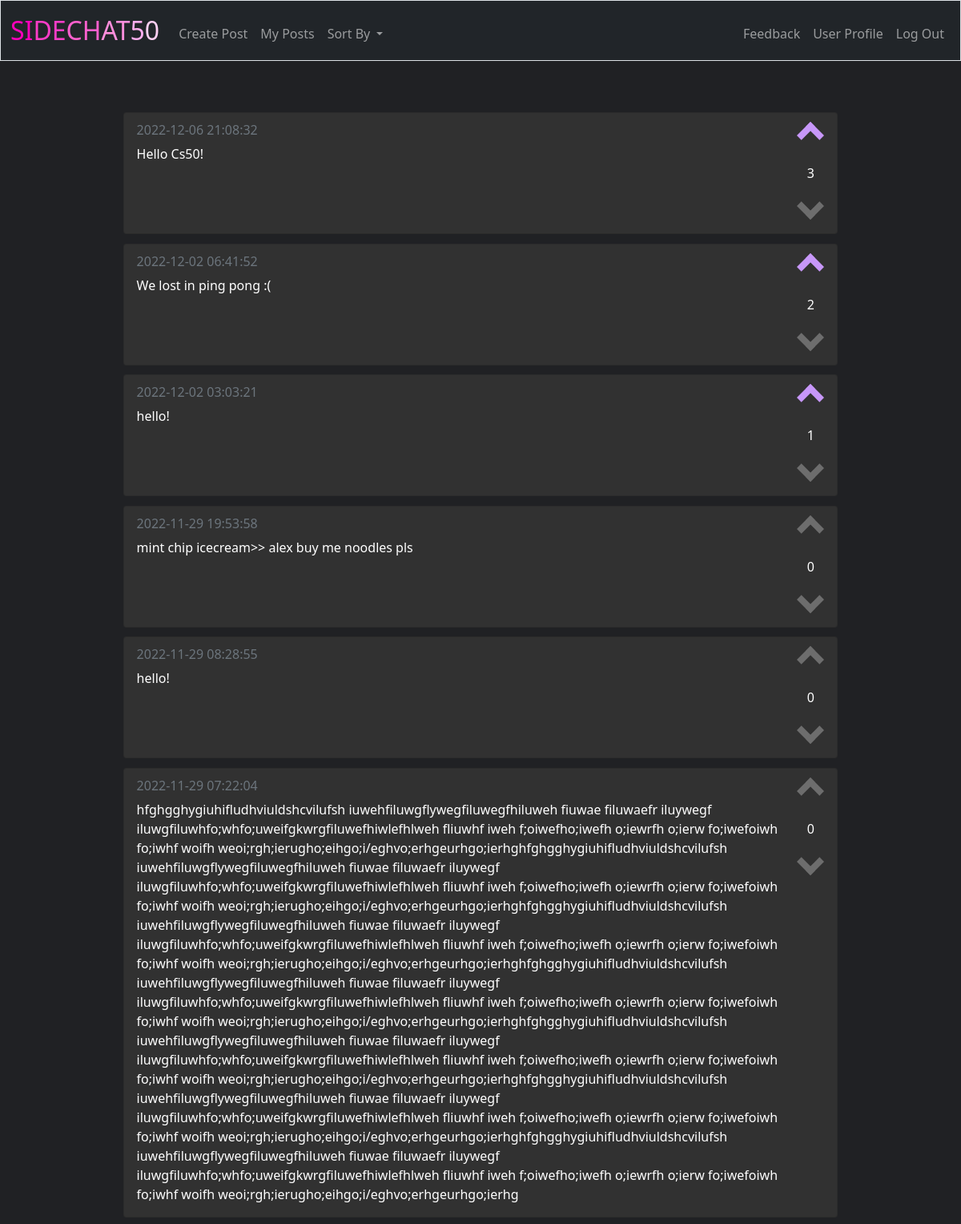
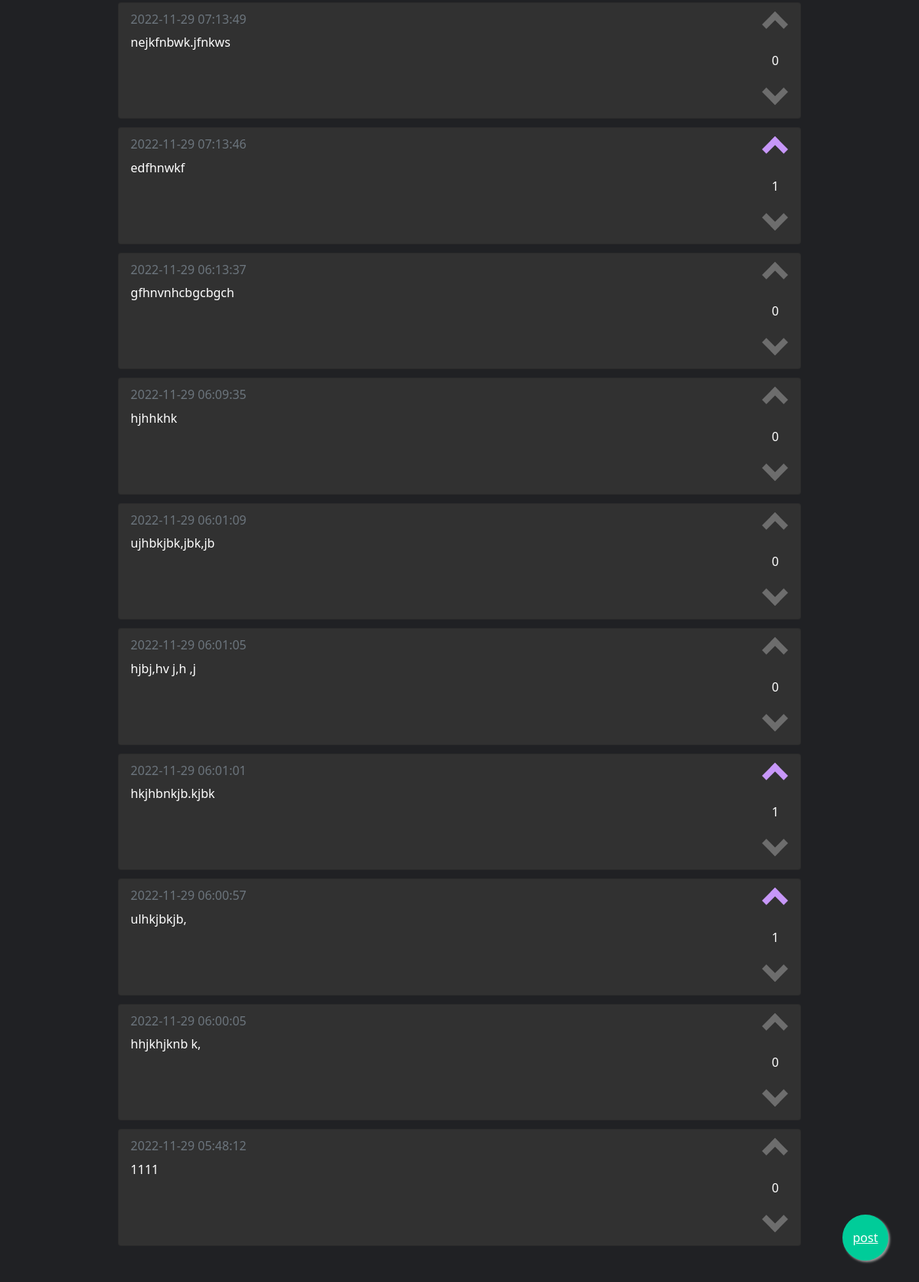
The app's page / (signed in), older data (2 pictures, top to bottom).
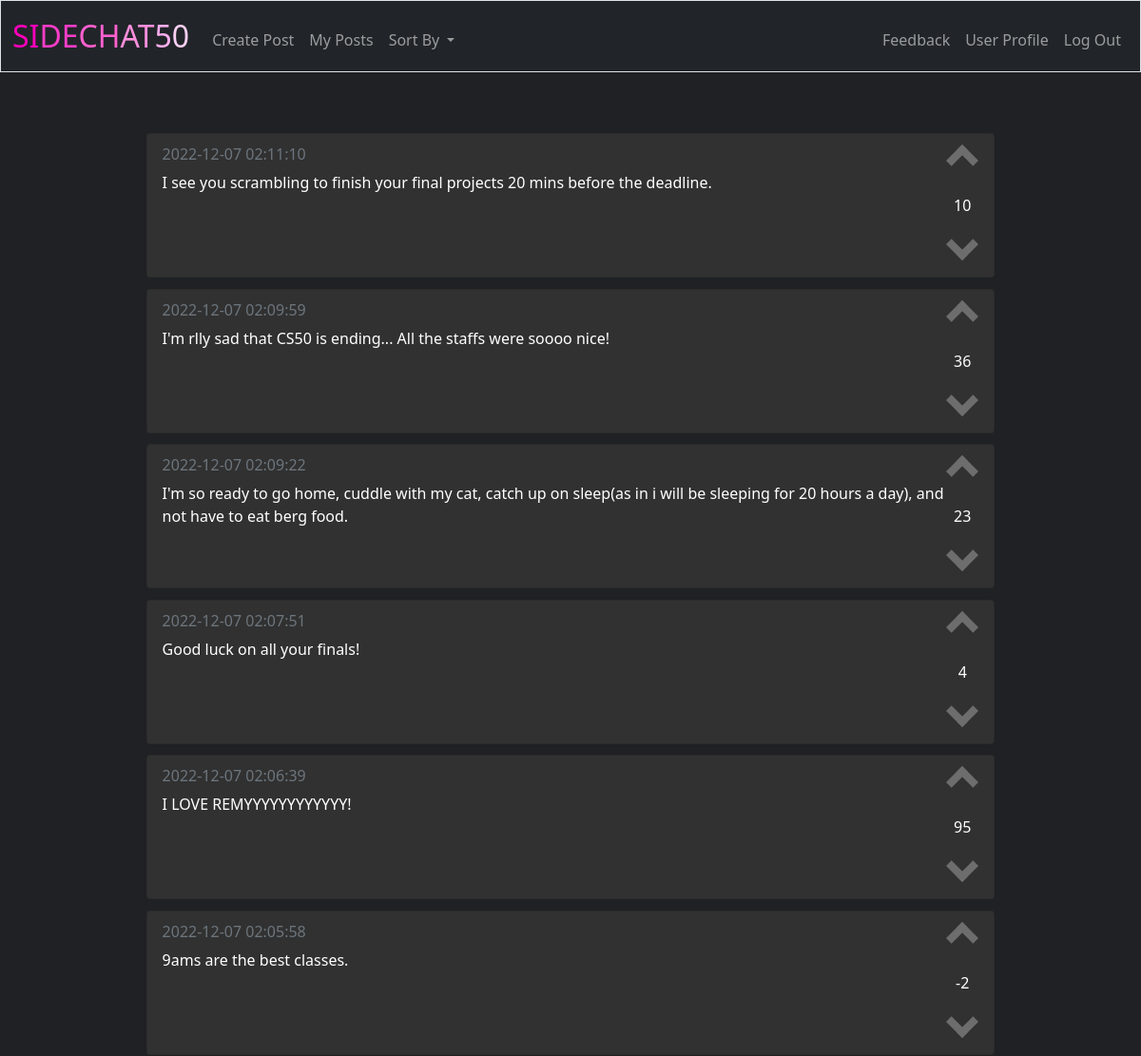
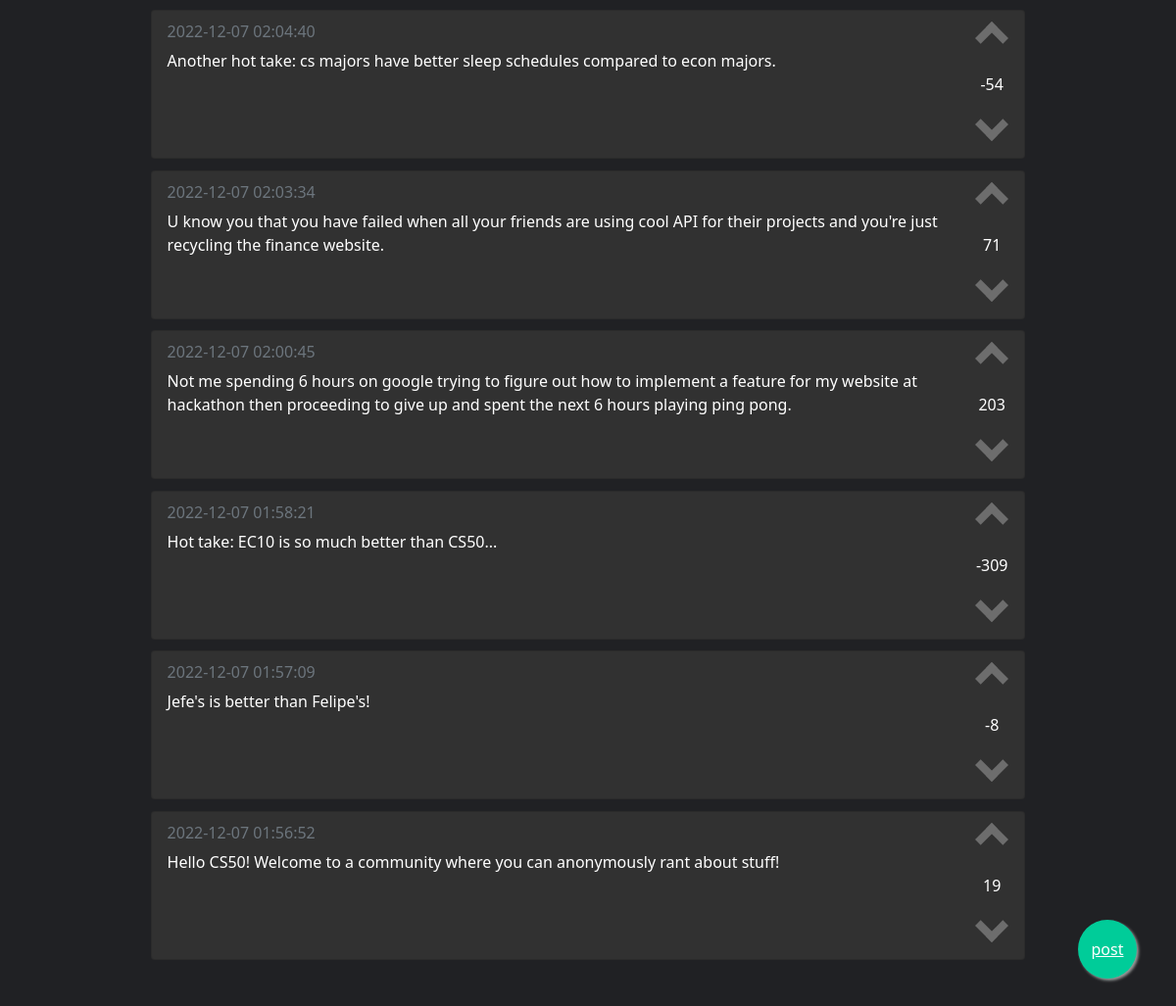
The same page, newer data (2 pictures, top to bottom).
### tables this page shows
CREATE TABLE posts (id INTEGER PRIMARY KEY AUTOINCREMENT NOT NULL, user_id INTEGER NOT NULL, post TEXT NOT NULL, 'time' DATETIME NOT NULL DEFAULT CURRENT_TIMESTAMP, likes INTEGER NOT NULL DEFAULT(0), FOREIGN KEY(user_id) REFERENCES users(id));

### app.py (the view)
@app.route("/")
@login_required
def index():
    id = session["user_id"]
    posts = db.execute("SELECT * FROM posts ORDER BY time DESC")
    liked = db.execute("SELECT post_id FROM liked WHERE user_id = ?", id)
    disliked = db.execute("SELECT post_id FROM disliked WHERE user_id = ?", id)
    likes = []
    dislikes = []
    for post in liked:
        likes.append(post["post_id"])
    for post in disliked:
        dislikes.append(post["post_id"])
    return render_template("index.html", posts=posts, likes=likes, dislikes=dislikes)

### app.py (called while the page is built)
@app.after_request
def after_request(response):
    response.headers["Cache-Control"] = "no-cache, no-store, must-revalidate"
    response.headers["Expires"] = 0
    response.headers["Pragma"] = "no-cache"
    return response

### helpers.py (called while the page is built)
def login_required(f):
    @wraps(f)
    def decorated_function(*args, **kwargs):
        if session.get("user_id") is None:
            return redirect("/login")
        return f(*args, **kwargs)
    return decorated_function

### templates/index.html (shortened to what this page needs)
{% extends "layout.html" %}
{% block main %}
<div class="container">
    {% for post in posts %}
    <div class="card">
        <div class="card-body" style="display: block;">
            <div class="split-left">
                <h6 class="card-subtitle mb-2 text-muted" style="text-align: left; color: rgb(201, 201, 201);">{{ post["time"] }}</h6>
                <p class="card-text" style="text-align: left;">{{ post["post"] }}</p>
            </div>
            <div class="split-right">
                {% if post["id"] in likes %}
                <span onclick="like({{post.id}}, {{session['user_id']}})" id="like{{post.id}}" class="arrow up on "></span>
                {% else %}
                <span onclick="like({{post.id}}, {{session['user_id']}})" id="like{{post.id}}" class="arrow up"></span>
                {% endif %}
                <div id="counter{{post.id}}" style="margin-top: 50%; margin-bottom: 50%;">{{ post["likes"] }}</div>
                {% if post["id"] in dislikes %}
                <span onclick="dislike({{post.id}}, {{session['user_id']}})" id="dislike{{post.id}}" class="arrow down on"></span>
                {% else %}
                <span onclick="dislike({{post.id}}, {{session['user_id']}})" id="dislike{{post.id}}" class="arrow down"></span>
                {% endif %}
            </div>
        </div>
    </div>
    {% endfor %}
</div>
<a href="/post" class="float">
    <p class="icon">post</p>
</a>
{% endblock %}

Row changes from the older to the newer data that the page shows:
removed posts: time "2022-12-06 21:08:32", post "Hello Cs50!", likes "3"
removed posts: time "2022-12-02 06:41:52", post "We lost in ping pong :(", likes "2"
removed posts: time "2022-12-02 03:03:21", post "hello!", likes "1"
removed posts: time "2022-11-29 19:53:58", post "mint chip icecream>> alex buy me noodles pls", likes "0"
removed posts: time "2022-11-29 08:28:55", post "hello!", likes "0"
removed posts: time "2022-11-29 07:22:04", post "hfghgghygiuhifludhviuldshcvilufsh iuwehfiluwgflywegfiluwegfhiluweh fiuwae filuwaefr iluywegf iluwgfiluwhfo;whfo;uweifgkwrgfiluwefhiwlefhlweh fliuwhf iweh f;oiwefho;iwefh o;iewrfh o;ierw fo;iwefoiwh fo;iwhf woifh weoi;rgh;ierugho;eihgo;i/eghvo;erhgeurhgo;ierhghfghgghygiuhifludhviuldshcvilufsh iuwehfiluwgflywegfiluwegfhiluweh fiuwae filuwaefr iluywegf iluwgfiluwhfo;whfo;uweifgkwrgfiluwefhiwlefhlweh fliuwhf iweh f;oiwefho;iwefh o;iewrfh o;ierw fo;iwefoiwh fo;iwhf woifh weoi;rgh;ierugho;eihgo;i/eghvo;erhgeurhgo;ierhghfghgghygiuhifludhviuldshcvilufsh iuwehfiluwgflywegfiluwegfhiluweh fiuwae filuwaefr iluywegf iluwgfiluwhfo;whfo;uweifgkwrgfiluwefhiwlefhlweh fliuwhf iweh f;oiwefho;iwefh o;iewrfh…", likes "0"
removed posts: time "2022-11-29 07:13:49", post "nejkfnbwk.jfnkws", likes "0"
removed posts: time "2022-11-29 07:13:46", post "edfhnwkf", likes "1"
removed posts: time "2022-11-29 06:13:37", post "gfhnvnhcbgcbgch", likes "0"
removed posts: time "2022-11-29 06:09:35", post "hjhhkhk", likes "0"
removed posts: time "2022-11-29 06:01:09", post "ujhbkjbk,jbk,jb", likes "0"
removed posts: time "2022-11-29 06:01:05", post "hjbj,hv j,h ,j", likes "0"
removed posts: time "2022-11-29 06:01:01", post "hkjhbnkjb.kjbk", likes "1"
removed posts: time "2022-11-29 06:00:57", post "ulhkjbkjb,", likes "1"
removed posts: time "2022-11-29 06:00:05", post "hhjkhjknb k,", likes "0"
removed posts: time "2022-11-29 05:48:12", post "1111", likes "0"
added posts: time "2022-12-07 02:11:10", post "I see you scrambling to finish your final projects 20 mins before the deadline.", likes "10"
added posts: time "2022-12-07 02:09:59", post "I'm rlly sad that CS50 is ending... All the staffs were soooo nice!", likes "36"
added posts: time "2022-12-07 02:09:22", post "I'm so ready to go home, cuddle with my cat, catch up on sleep(as in i will be sleeping for 20 hours a day), and not have to eat berg food.", likes "23"
added posts: time "2022-12-07 02:07:51", post "Good luck on all your finals!", likes "4"
added posts: time "2022-12-07 02:06:39", post "I LOVE REMYYYYYYYYYYYY!", likes "95"
added posts: time "2022-12-07 02:05:58", post "9ams are the best classes.", likes "-2"
added posts: time "2022-12-07 02:04:40", post "Another hot take: cs majors have better sleep schedules compared to econ majors.", likes "-54"
added posts: time "2022-12-07 02:03:34", post "U know you that you have failed when all your friends are using cool API for their projects and you're just recycling the finance website.", likes "71"
added posts: time "2022-12-07 02:00:45", post "Not me spending 6 hours on google trying to figure out how to implement a feature for my website at hackathon then proceeding to give up and spent the next 6 hours playing ping pong.", likes "203"
added posts: time "2022-12-07 01:58:21", post "Hot take: EC10 is so much better than CS50...", likes "-309"
added posts: time "2022-12-07 01:57:09", post "Jefe's is better than Felipe's!", likes "-8"
added posts: time "2022-12-07 01:56:52", post "Hello CS50! Welcome to a community where you can anonymously rant about stuff!", likes "19"
